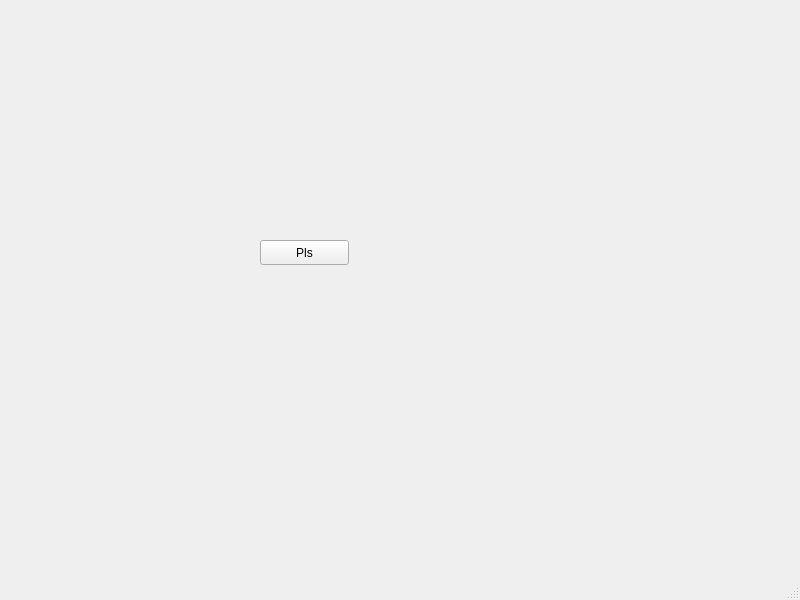
<?xml version="1.0" encoding="UTF-8"?>
<ui version="4.0">
 <class>MainWindow</class>
 <widget class="QMainWindow" name="MainWindow">
  <property name="geometry">
   <rect>
    <x>0</x>
    <y>0</y>
    <width>800</width>
    <height>600</height>
   </rect>
  </property>
  <property name="windowTitle">
   <string>MainWindow</string>
  </property>
  <widget class="QWidget" name="centralwidget">
   <widget class="QPushButton" name="pushButton">
    <property name="geometry">
     <rect>
      <x>260</x>
      <y>240</y>
      <width>89</width>
      <height>25</height>
     </rect>
    </property>
    <property name="text">
     <string>Pls</string>
    </property>
   </widget>
  </widget>
  <widget class="QMenuBar" name="menubar">
   <property name="geometry">
    <rect>
     <x>0</x>
     <y>0</y>
     <width>800</width>
     <height>22</height>
    </rect>
   </property>
  </widget>
  <widget class="QStatusBar" name="statusbar"/>
 </widget>
 <resources/>
 <connections/>
</ui>
